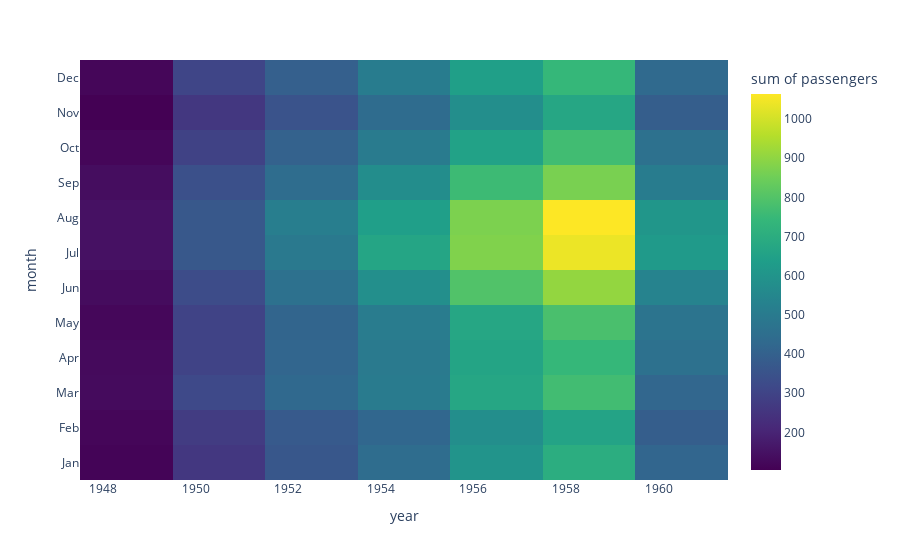

Notebook cell for this chart:
### Code cell
# Step 3: Create a basic density heatmap using Plotly Express
basic_heatmap = px.density_heatmap(flights, x='year', y='month', z='passengers', 
                                color_continuous_scale="Viridis")
basic_heatmap

### Figure 1 — Plotly figure (JSON) as saved in the notebook; plotly's stock layout.template omitted (floating-point values rounded to 4 significant figures; data arrays with more than 128 entries replaced by an {"elided": "..."} marker saying what was removed)
{"data": [{"coloraxis": "coloraxis", "histfunc": "sum", "hovertemplate": "year=%{x}<br>month=%{y}<br>sum of passengers=%{z}<extra></extra>", "name": "", "type": "histogram2d", "x": {"elided": "144 int values"}, "xaxis": "x", "xbingroup": "x", "y": {"elided": "144 str values"}, "yaxis": "y", "ybingroup": "y", "z": {"elided": "144 int values"}}], "layout": {"coloraxis": {"colorbar": {"title": {"text": "sum of passengers"}}, "colorscale": [[0, "#440154"], [0.1111, "#482878"], [0.2222, "#3e4989"], [0.3333, "#31688e"], [0.4444, "#26828e"], [0.5556, "#1f9e89"], [0.6667, "#35b779"], [0.7778, "#6ece58"], [0.8889, "#b5de2b"], [1, "#fde725"]]}, "legend": {"tracegroupgap": 0}, "margin": {"t": 60}, "xaxis": {"anchor": "y", "domain": [0, 1], "title": {"text": "year"}}, "yaxis": {"anchor": "x", "domain": [0, 1], "title": {"text": "month"}}}}
